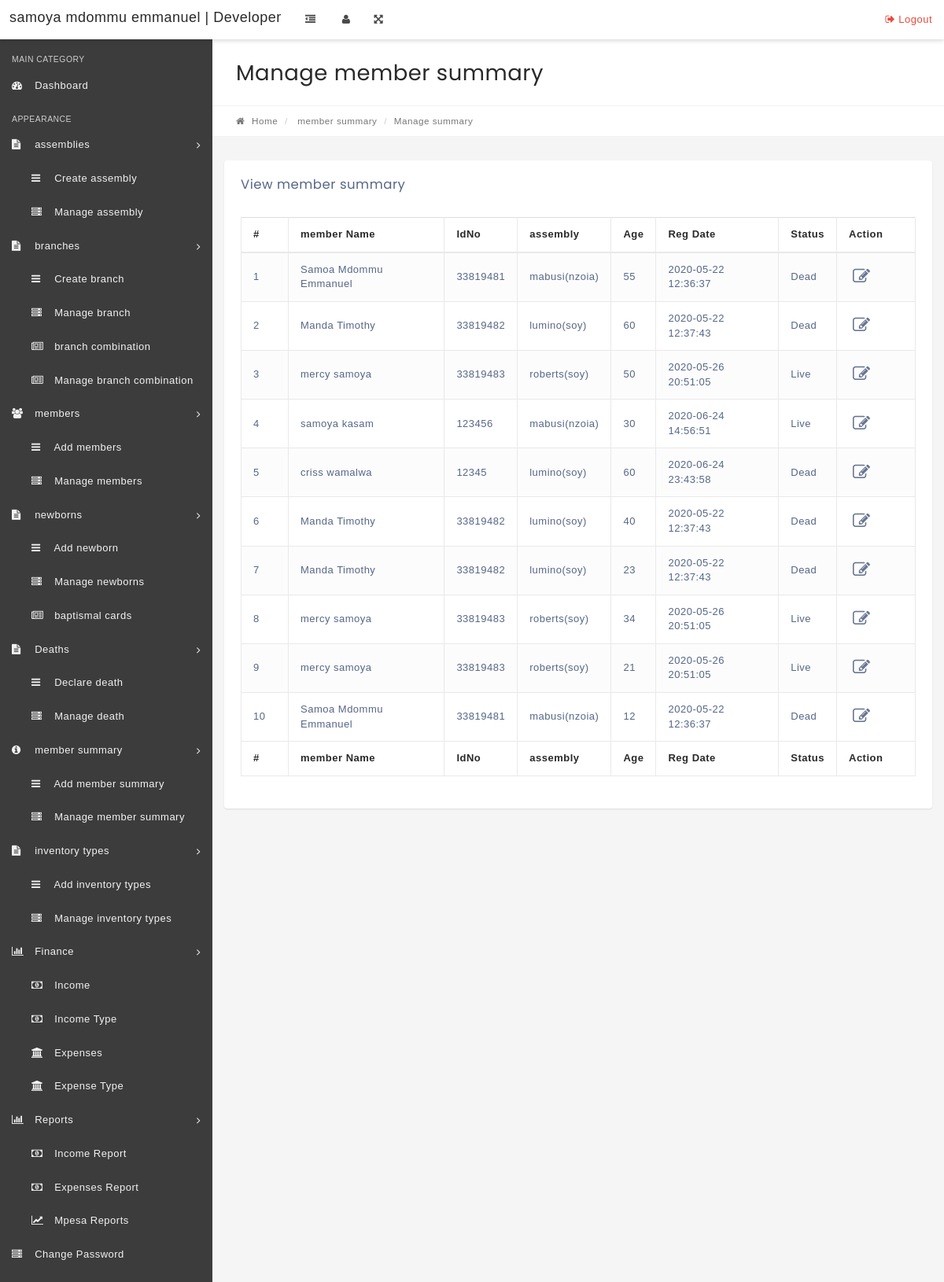
Page /manage-eulogy.php on the committed database.
### tables this page shows
CREATE TABLE `members` (
  `id` int(11) NOT NULL,
  `memberName` varchar(100) NOT NULL,
  `IdNo` varchar(100) NOT NULL,
  `memberEmail` varchar(100) NOT NULL,
  `Gender` varchar(10) NOT NULL,
  `DOB` varchar(100) NOT NULL,
  `assemblyId` int(11) NOT NULL,
  `RegDate` timestamp NOT NULL DEFAULT CURRENT_TIMESTAMP,
  `UpdationDate` timestamp NULL DEFAULT CURRENT_TIMESTAMP,
  `Status` int(1) NOT NULL
);

### manage-eulogy.php (the view, shortened to what this page needs)
<?php
include('includes/config.php');
if(strlen($_SESSION['alogin'])=="")
    {
    header("Location: index.php");
    }
    else{
?>
<!DOCTYPE html>
<html lang="en">
    <head>
        <link rel="stylesheet" href="css/bootstrap.min.css" media="screen" >
        <link rel="stylesheet" href="css/font-awesome.min.css" media="screen" >
        <link rel="stylesheet" href="css/animate-css/animate.min.css" media="screen" >
        <link rel="stylesheet" href="css/lobipanel/lobipanel.min.css" media="screen" >
        <link rel="stylesheet" href="css/prism/prism.css" media="screen" >
        <link rel="stylesheet" type="text/css" href="js/DataTables/datatables.min.css"/>
        <link rel="stylesheet" href="css/main.css" media="screen" >
    </head>
    <body class="top-navbar-fixed">
        <div class="main-wrapper">
   <?php include('includes/topbar.php');?>
            <div class="content-wrapper">
                <div class="content-container">
<?php include('includes/leftbar.php');?>
                    <div class="main-page">
                        <div class="container-fluid">
                            <div class="row page-title-div">
                                <div class="col-md-6">
                                    <h2 class="title">Manage member summary</h2>
                                </div>
                            </div>
                            <div class="row breadcrumb-div">
                                <div class="col-md-6">
                                    <ul class="breadcrumb">
            							<li><a href="dashboard.php"><i class="fa fa-home"></i> Home</a></li>
                                        <li> member summary</li>
            							<li class="active">Manage summary</li>
            						</ul>
                                </div>
                            </div>
                        </div>
                        <section class="section">
                            <div class="container-fluid">
                                <div class="row">
                                    <div class="col-md-12">
                                        <div class="panel">
                                            <div class="panel-heading">
                                                <div class="panel-title">
                                                    <h5>View member summary</h5>
                                                </div>
                                            </div>
                                            <div class="panel-body p-20">
                                                <table id="example" class="display table table-striped table-bordered" cellspacing="0" width="100%">
                                                    <thead>
                                                        <tr>
                                                            <th>#</th>
                                                            <th>member Name</th>
                                                            <th>IdNo</th>
                                                            <th>assembly</th>
                                                            <th>Age</th>
                                                            <th>Reg Date</th>
                                                            <th>Status</th>
                                                            <th>Action</th>
                                                        </tr>
                                                    </thead>
                                                    <tfoot>
                                                        <tr>
                                                          <th>#</th>
                                                            <th>member Name</th>
                                                            <th>IdNo</th>
                                                            <th>assembly</th>
                                                            <th>Age</th>
                                                            <th>Reg Date</th>
                                                            <th>Status</th>
                                                            <th>Action</th>
                                                        </tr>
                                                    </tfoot>
                                                    <tbody>
<?php $sql = "SELECT  distinct members.memberName,members.IdNo,members.RegDate,members.id,membersummary.age,members.Status,assembly.name,assembly.location from membersummary join members on members.id=membersummary.memberId  join assembly on assembly.id=membersummary.assemblyId";
$query = $dbh->prepare($sql);
$query->execute();
$results=$query->fetchAll(PDO::FETCH_OBJ);
$cnt=1;
if($query->rowCount() > 0)
{
foreach($results as $result)
{   ?>
<tr>
 <td><?php echo htmlentities($cnt);?></td>
                                                            <td><?php echo htmlentities($result->memberName);?></td>
                                                            <td><?php echo htmlentities($result->IdNo);?></td>
                                                            <td><?php echo htmlentities($result->name);?>(<?php echo htmlentities($result->location);?>)</td>
                                                            <td><?php echo htmlentities($result->age);?></td>
                                                            <td><?php echo htmlentities($result->RegDate);?></td>
                                                             <td><?php if($result->Status==1){
echo htmlentities('Live');
}
else{
   echo htmlentities('Dead');
}
                                                                ?></td>
<td>
<a href="edit-eulogy.php?stid=<?php echo htmlentities($result->id);?>"><i class="fa fa-edit" title="Edit Record"></i> </a>
</td>
</tr>
<?php $cnt=$cnt+1;}} ?>
                                                    </tbody>
                                                </table>
                                            </div>
                                        </div>
                                    </div>
                                                </div>
                                            </div>
                                        </div>
                                    </div>
                                </div>
                            </div>
    </body>
</html>
<?php } ?>

### rows in the picture
members: memberName "Samoa Mdommu Emmanuel", IdNo "33819481", name "mabusi", location "nzoia", age "55", RegDate "2020-05-22 12:36:37", age "12"
members: memberName "Manda Timothy", IdNo "33819482", name "lumino", location "soy", age "60", RegDate "2020-05-22 12:37:43", age "40", age "23"
members: memberName "mercy samoya", IdNo "33819483", name "roberts", location "soy", age "50", RegDate "2020-05-26 20:51:05", age "34", age "21"
members: memberName "samoya kasam", IdNo "123456", name "mabusi", location "nzoia", age "30", RegDate "2020-06-24 14:56:51"
members: memberName "criss wamalwa", IdNo "12345", name "lumino", location "soy", age "60", RegDate "2020-06-24 23:43:58"
